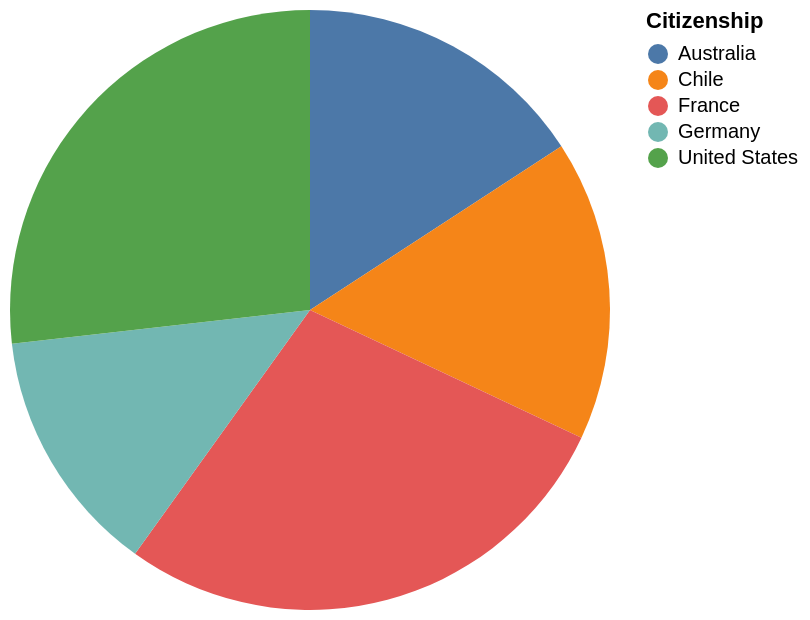

Express this chart as Vega-Lite.
### Vega-Lite specification from a JSON file in a GitHub repository (floating-point values rounded to 4 significant figures)
{"data": {"values": [{"x_data": "Australia", "y_data": 17}, {"x_data": "Chile", "y_data": 17.4}, {"x_data": "France", "y_data": 30}, {"x_data": "Germany", "y_data": 14.3}, {"x_data": "United States", "y_data": 28.8}]}, "mark": "arc", "encoding": {"theta": {"field": "y_data", "type": "quantitative", "title": "max(Net_Worth_Millions)"}, "color": {"field": "x_data", "type": "nominal", "title": "Citizenship"}}}
